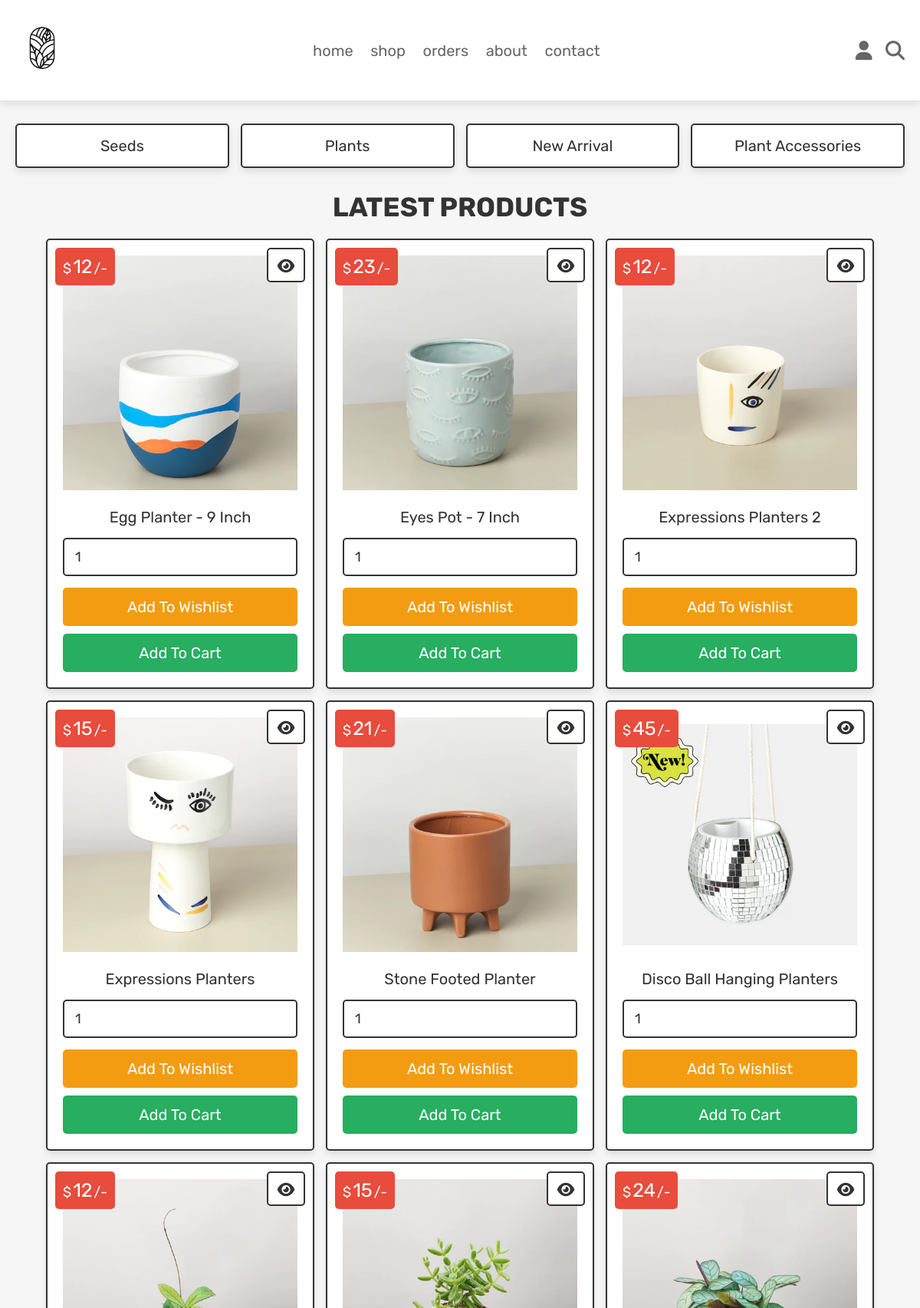
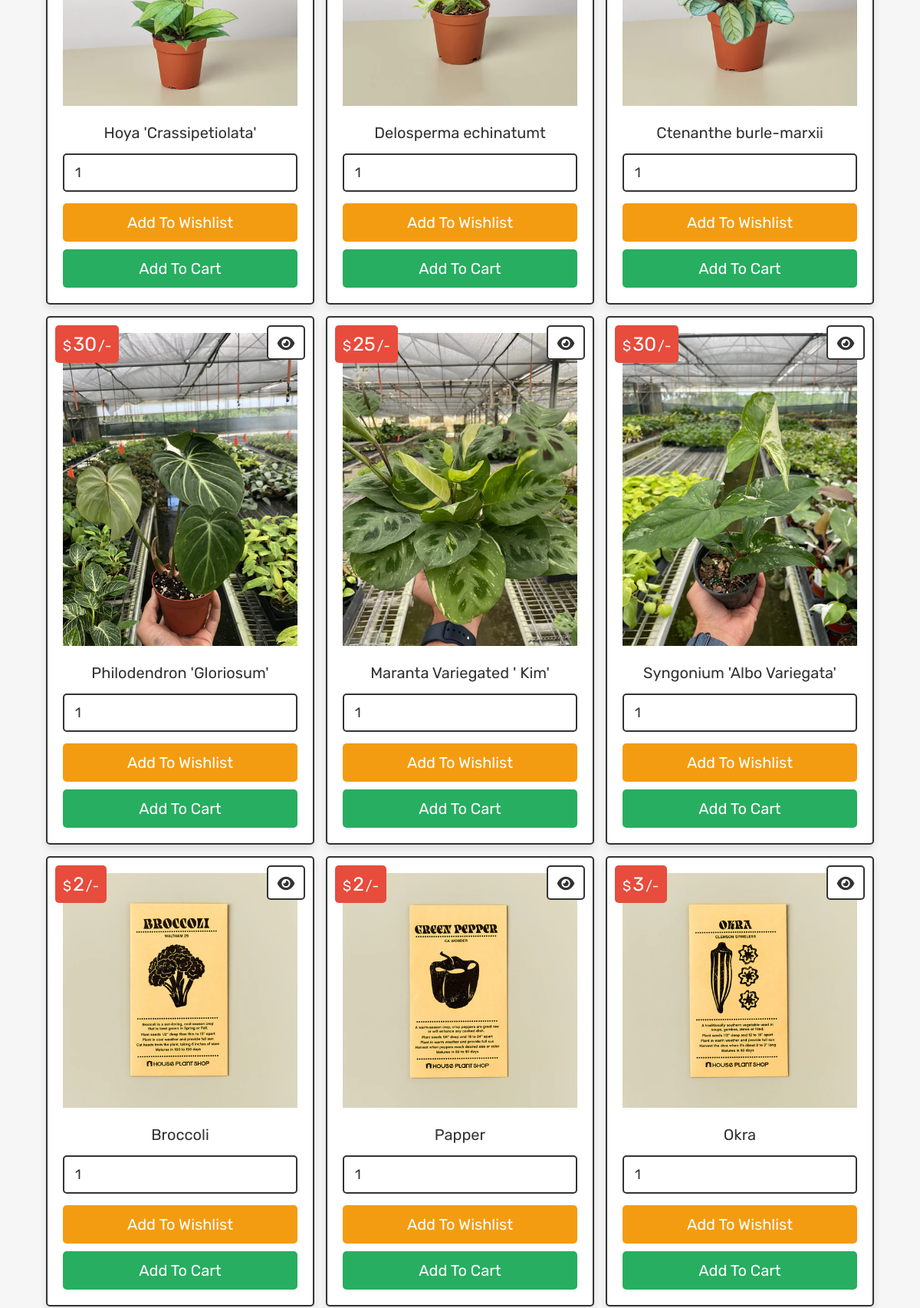
The page /shop.php (upper part) on the database its author committed (2 pictures, top to bottom).
### tables this page shows
CREATE TABLE `products` (
  `id` int(11) NOT NULL,
  `name` varchar(100) NOT NULL,
  `category` varchar(20) NOT NULL,
  `details` varchar(500) NOT NULL,
  `price` int(100) NOT NULL,
  `image` varchar(255) NOT NULL
);

### shop.php (the view, shortened to what this page needs)
<?php
@include 'config.php';
?>
<!DOCTYPE html>
<html lang="en">
<head>
   <link rel="stylesheet" href="https://cdnjs.cloudflare.com/ajax/libs/font-awesome/6.1.1/css/all.min.css">
   <link rel="stylesheet" href="css/style.css">
</head>
<body>
<?php include 'header.php'; ?>
<section class="p-category">
   <a href="category.php?category=seeds">seeds</a>
   <a href="category.php?category=plant">plants</a>
   <a href="category.php?category=new arrivals">new arrival</a>
   <a href="category.php?category=plant accessories">plant accessories</a>
</section>
<section class="products">
   <h1 class="title">latest products</h1>
   <div class="box-container">
   <?php
      $select_products = $conn->prepare("SELECT * FROM `products`");
      $select_products->execute();
      if($select_products->rowCount() > 0){
         while($fetch_products = $select_products->fetch(PDO::FETCH_ASSOC)){
   ?>
   <form action="" class="box" method="POST">
      <div class="price">$<span><?= $fetch_products['price']; ?></span>/-</div>
      <a href="view_page.php?pid=<?= $fetch_products['id']; ?>" class="fas fa-eye"></a>
      <img src="uploaded_img/<?= $fetch_products['image']; ?>" alt="">
      <div class="name"><?= $fetch_products['name']; ?></div>
      <input type="number" min="1" value="1" name="p_qty" class="qty">
      <input type="submit" value="add to wishlist" class="option-btn" name="add_to_wishlist">
      <input type="submit" value="add to cart" class="btn" name="add_to_cart">
   </form>
   <?php
      }
   }else{
      echo '<p class="empty">no products added yet!</p>';
   }
   ?>
   </div>
</section>
</body>
</html>

### css/style.css (style rules this page uses)
.products .box-container { display: grid; grid-template-columns: repeat(auto-fit, 35rem); gap:1.5rem; justify-content: center; align-items: flex-start; }
.products .box-container .box { padding:2rem; text-align: center; border:var(--border); background-color: var(--white); box-shadow: var(--box-shadow); border-radius: .5rem; position: relative; }
.products .box-container .box .price { position: absolute; top:1rem; left:1rem; padding:1rem; border-radius: .5rem; background-color: var(--red); font-size: 1.8rem; color:var(--white); }
.products .box-container .box .price span { font-size: 2.5rem; color:var(--white); margin:0 .2rem; }
.products .box-container .box .fa-eye { position: absolute; top:1rem; right:1rem; border-radius: .5rem; height: 4.5rem; line-height: 4.3rem; width: 5rem; border:var(--border); color:var(--black); font-size: 2rem; background-color: var(--white); }
.products .box-container .box img { width: 100%; margin-bottom: 1rem; }
.products .box-container .box .name { font-size: 2rem; color:var(--black); padding:1rem 0; }
.products .box-container .box .qty { margin:.5rem 0; border-radius: .5rem; padding:1.2rem 1.4rem; font-size: 1.8rem; color:var(--black); border:var(--border); width: 100%; }
.p-category { display: grid; grid-template-columns: repeat(auto-fit, minmax(27rem, 1fr)); gap:1.5rem; justify-content: center; align-items: flex-start; }
.p-category { padding-bottom: 0; }
.p-category a { padding:1.5rem; text-align: center; border:var(--border); background-color: var(--white); box-shadow: var(--box-shadow); border-radius: .5rem; font-size: 2rem; text-transform: capitalize; color:var(--black); }

### css/components.css (style rules this page uses)
:root { --green:#27ae60; --orange:#f39c12; --red:#e74c3c; --black:#333; --light-color:#666; --white:#fff; --light-bg:#f6f6f6; --border:.2rem solid var(--black); --box-shadow:0 .5rem 1rem rgba(0,0,0,.1); }
* { font-family: 'Rubik', sans-serif; margin:0; padding:0; box-sizing: border-box; outline: none; border:none; text-decoration: none; color:var(--black); }
body { background-color: var(--light-bg); }
html { font-size: 62.5%; overflow-x: hidden; scroll-behavior: smooth; scroll-padding-top: 6.5rem; }
section { padding:3rem 2rem; max-width: 1200px; margin:0 auto; }
.btn, .delete-btn, .option-btn { display: block; width: 100%; margin-top: 1rem; border-radius: .5rem; color:var(--white); font-size: 2rem; padding:1.3rem 3rem; text-transform: capitalize; cursor: pointer; text-align: center; }
.btn { background-color: var(--green); }
.option-btn { background-color: var(--orange); }
.title { text-align: center; margin-bottom: 2rem; text-transform: uppercase; color:var(--black); font-size: 3.5rem; }

### rows shown on the page
products: price "12", image (picture), name "Egg Planter - 9 Inch"
products: price "23", image (picture), name "Eyes Pot - 7 Inch"
products: price "12", image (picture), name "Expressions Planters 2"
products: price "15", image (picture), name "Expressions Planters"
products: price "21", image (picture), name "Stone Footed Planter"
products: price "45", image (picture), name "Disco Ball Hanging Planters"
products: price "12", image (picture), name "Hoya 'Crassipetiolata'"
products: price "15", image (picture), name "Delosperma echinatumt"
products: price "24", image (picture), name "Ctenanthe burle-marxii"
products: price "30", image (picture), name "Philodendron 'Gloriosum'"
products: price "25", image (picture), name "Maranta Variegated ' Kim'"
products: price "30", image (picture), name "Syngonium 'Albo Variegata'"
products: price "2", image (picture), name "Broccoli"
products: price "2", image (picture), name "Papper"
products: price "3", image (picture), name "Okra"
